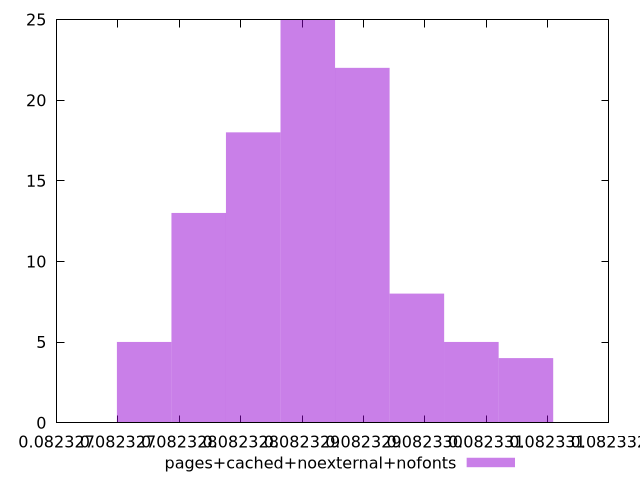

Source code (gnuplot):
$_pagesCachedNoexternalNofonts <<EOF
0.0823286022372294 18
0.08232949088795598 22
0.0823290465625927 25
0.08232771358650284 5
0.08233037953868254 5
0.08232993521331926 8
0.08232815791186612 13
0.08233082386404582 4
EOF
set key outside below
set terminal pngcairo
set output "report_00006_2020-11-02T20-21-41.718Z/total-byte-weight/pages+cached+noexternal+nofonts//hist.png"
set yrange [0:25]
set boxwidth 4.443253632823827e-7
set style fill transparent solid 0.5 noborder
plot $_pagesCachedNoexternalNofonts title "pages+cached+noexternal+nofonts" with boxes ,
